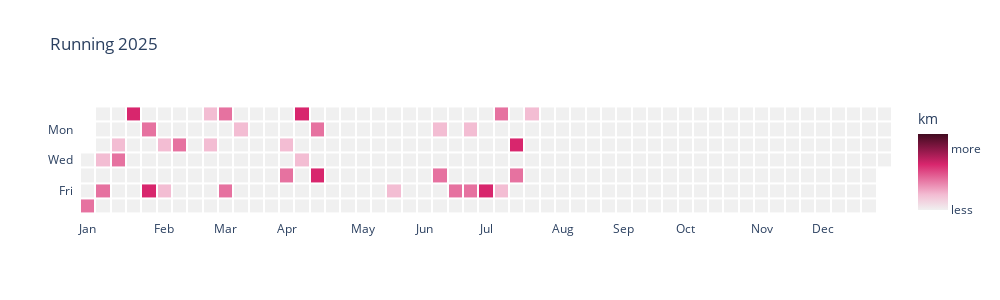

The code cell stored with this chart in its notebook:
### Markdown cell above
## Approach with Heatmap

### Code cell
# bins
bins = [-1, 0, 3, 5, 8, 100]
num_colors = len(bins) - 1
# for the values we want to show
z_matrix = data.pivot(index="github_weekday", columns="calendar_week", values="distance_bin")
# for the date that we need for the labels when hovering
label_matrix = data.pivot(index="github_weekday", columns="calendar_week", values="hover_label")
label_matrix_str = label_matrix.astype(str).values 

# number of green tones
custom_colorscale = custom_color_scale(num_colors=num_colors, hue=336, saturation=0.7) # rosered :-) 
# labels for colorscale
lc = color_scale_labels(num_colors)

fig = go.Figure(go.Heatmap(
    z=z_matrix.values,                   # 2D data matrix
    x=z_matrix.columns,                  # weeks on x-axis
    y=z_matrix.index,    
    zmax = num_colors,
    zmin = 0,
    colorscale=custom_colorscale,
    xgap=2, ygap=2,                      # add spacing between cells
    colorbar = dict(
        title= "km",           # ✅ Title of the legend
        **color_scale_labels(num_colors)
    ),
    hoverongaps=False,
    text=label_matrix_str,    
    hovertemplate=(" %{text}<br>" +          # use the date string here
                   "<extra></extra>"  # hides trace name box
)))

# Make cells square
fig.update_yaxes(
    scaleanchor="x",     # enforce square aspect ratio
    autorange='reversed', # reverse to match GitHub style
    tickmode="array",
    range=[-0.5, 6.5],                    
    **weekday_labels_y()
)

fig.update_xaxes(
    **week_labels_x(2025)
)

fig.update_layout(
    plot_bgcolor='white',  
    width = 1000,
    height = 300,
    title = "Running 2025"
)

fig.show()

### Figure 1 — Plotly figure (JSON) as saved in the notebook; plotly's stock layout.template omitted (floating-point values rounded to 4 significant figures; data arrays with more than 128 entries replaced by an {"elided": "..."} marker saying what was removed)
{"data": [{"colorbar": {"ticktext": ["less", "", "", "", "more"], "tickvals": [0, 1, 2, 3, 4], "title": {"text": "km"}}, "colorscale": [[0, "#f0f0f0"], [0.2, "#f3bdd3"], [0.4, "#e672a0"], [0.6, "#d8266d"], [0.8, "#8c1847"], [1, "#410b20"]], "hoverongaps": false, "hovertemplate": " %{text}<br><extra></extra>", "text": {"elided": "7x53 str values"}, "type": "heatmap", "x": [0, 1, 2, 3, 4, 5, 6, 7, 8, 9, 10, 11, 12, 13, 14, 15, 16, 17, 18, 19, 20, 21, 22, 23, 24, 25, 26, 27, 28, 29, 30, 31, 32, 33, 34, 35, 36, 37, 38, 39, 40, 41, 42, 43, 44, 45, 46, 47, 48, 49, 50, 51, 52], "xgap": 2, "y": [0, 1, 2, 3, 4, 5, 6], "ygap": 2, "z": {"elided": "7x53 int values"}, "zmax": 5, "zmin": 0}], "layout": {"height": 300, "plot_bgcolor": "white", "title": {"text": "Running 2025"}, "width": 1000, "xaxis": {"ticktext": ["Jan", "Feb", "Mar", "Apr", "May", "Jun", "Jul", "Aug", "Sep", "Oct", "Nov", "Dec"], "tickvals": [0, 5, 9, 13, 18, 22, 26, 31, 35, 39, 44, 48]}, "yaxis": {"autorange": "reversed", "range": [-0.5, 6.5], "scaleanchor": "x", "tickmode": "array", "ticktext": ["", "Mon  ", "", "Wed  ", "", "Fri  ", ""], "tickvals": [0, 1, 2, 3, 4, 5, 6]}}}
